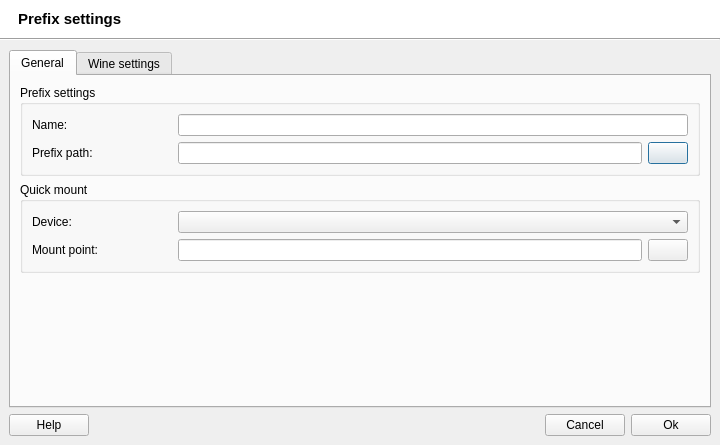
<ui version="4.0" >
 <class>PrefixSettings</class>
 <widget class="QDialog" name="PrefixSettings" >
  <property name="geometry" >
   <rect>
    <x>0</x>
    <y>0</y>
    <width>720</width>
    <height>445</height>
   </rect>
  </property>
  <property name="minimumSize" >
   <size>
    <width>340</width>
    <height>370</height>
   </size>
  </property>
  <property name="windowTitle" >
   <string>Prefix settings</string>
  </property>
  <layout class="QVBoxLayout" >
   <property name="spacing" >
    <number>0</number>
   </property>
   <property name="margin" >
    <number>0</number>
   </property>
   <item>
    <widget class="QWidget" native="1" name="widget_7" >
     <property name="palette" >
      <palette>
       <active>
        <colorrole role="Button" >
         <brush brushstyle="SolidPattern" >
          <color alpha="255" >
           <red>255</red>
           <green>255</green>
           <blue>255</blue>
          </color>
         </brush>
        </colorrole>
        <colorrole role="Midlight" >
         <brush brushstyle="SolidPattern" >
          <color alpha="255" >
           <red>255</red>
           <green>255</green>
           <blue>255</blue>
          </color>
         </brush>
        </colorrole>
        <colorrole role="Base" >
         <brush brushstyle="SolidPattern" >
          <color alpha="255" >
           <red>255</red>
           <green>255</green>
           <blue>255</blue>
          </color>
         </brush>
        </colorrole>
        <colorrole role="Window" >
         <brush brushstyle="SolidPattern" >
          <color alpha="255" >
           <red>255</red>
           <green>255</green>
           <blue>255</blue>
          </color>
         </brush>
        </colorrole>
       </active>
       <inactive>
        <colorrole role="Button" >
         <brush brushstyle="SolidPattern" >
          <color alpha="255" >
           <red>255</red>
           <green>255</green>
           <blue>255</blue>
          </color>
         </brush>
        </colorrole>
        <colorrole role="Midlight" >
         <brush brushstyle="SolidPattern" >
          <color alpha="255" >
           <red>255</red>
           <green>255</green>
           <blue>255</blue>
          </color>
         </brush>
        </colorrole>
        <colorrole role="Base" >
         <brush brushstyle="SolidPattern" >
          <color alpha="255" >
           <red>255</red>
           <green>255</green>
           <blue>255</blue>
          </color>
         </brush>
        </colorrole>
        <colorrole role="Window" >
         <brush brushstyle="SolidPattern" >
          <color alpha="255" >
           <red>255</red>
           <green>255</green>
           <blue>255</blue>
          </color>
         </brush>
        </colorrole>
       </inactive>
       <disabled>
        <colorrole role="Button" >
         <brush brushstyle="SolidPattern" >
          <color alpha="255" >
           <red>255</red>
           <green>255</green>
           <blue>255</blue>
          </color>
         </brush>
        </colorrole>
        <colorrole role="Midlight" >
         <brush brushstyle="SolidPattern" >
          <color alpha="255" >
           <red>255</red>
           <green>255</green>
           <blue>255</blue>
          </color>
         </brush>
        </colorrole>
        <colorrole role="Base" >
         <brush brushstyle="SolidPattern" >
          <color alpha="255" >
           <red>255</red>
           <green>255</green>
           <blue>255</blue>
          </color>
         </brush>
        </colorrole>
        <colorrole role="Window" >
         <brush brushstyle="SolidPattern" >
          <color alpha="255" >
           <red>255</red>
           <green>255</green>
           <blue>255</blue>
          </color>
         </brush>
        </colorrole>
       </disabled>
      </palette>
     </property>
     <property name="autoFillBackground" >
      <bool>true</bool>
     </property>
     <layout class="QHBoxLayout" >
      <property name="leftMargin" >
       <number>18</number>
      </property>
      <item>
       <widget class="QLabel" name="lblCaption" >
        <property name="font" >
         <font>
          <pointsize>11</pointsize>
          <weight>75</weight>
          <bold>true</bold>
         </font>
        </property>
        <property name="text" >
         <string>Prefix settings</string>
        </property>
       </widget>
      </item>
      <item>
       <spacer>
        <property name="orientation" >
         <enum>Qt::Horizontal</enum>
        </property>
        <property name="sizeHint" stdset="0" >
         <size>
          <width>40</width>
          <height>20</height>
         </size>
        </property>
       </spacer>
      </item>
      <item>
       <widget class="QLabel" name="lblLogo" >
        <property name="text" >
         <string/>
        </property>
        <property name="pixmap" >
         <pixmap resource="k4wine.qrc" >:/data/exec.png</pixmap>
        </property>
       </widget>
      </item>
     </layout>
    </widget>
   </item>
   <item>
    <widget class="Line" name="line" >
     <property name="orientation" >
      <enum>Qt::Horizontal</enum>
     </property>
    </widget>
   </item>
   <item>
    <widget class="QWidget" native="1" name="widget" >
     <layout class="QVBoxLayout" >
      <item>
       <widget class="QTabWidget" name="twbGeneral" >
        <property name="currentIndex" >
         <number>0</number>
        </property>
        <widget class="QWidget" name="tab_4" >
         <attribute name="title" >
          <string>General</string>
         </attribute>
         <layout class="QVBoxLayout" >
          <item>
           <widget class="QGroupBox" name="groupBox_5" >
            <property name="title" >
             <string>Prefix settings</string>
            </property>
            <layout class="QVBoxLayout" >
             <item>
              <widget class="QWidget" native="1" name="widget_15" >
               <layout class="QHBoxLayout" >
                <property name="margin" >
                 <number>0</number>
                </property>
                <item>
                 <widget class="QLabel" name="label_14" >
                  <property name="minimumSize" >
                   <size>
                    <width>140</width>
                    <height>0</height>
                   </size>
                  </property>
                  <property name="maximumSize" >
                   <size>
                    <width>140</width>
                    <height>16777215</height>
                   </size>
                  </property>
                  <property name="text" >
                   <string>Name:</string>
                  </property>
                 </widget>
                </item>
                <item>
                 <widget class="QLineEdit" name="txtPrefixName" />
                </item>
               </layout>
              </widget>
             </item>
             <item>
              <widget class="QWidget" native="1" name="widget_16" >
               <layout class="QHBoxLayout" >
                <property name="margin" >
                 <number>0</number>
                </property>
                <item>
                 <widget class="QLabel" name="label_15" >
                  <property name="minimumSize" >
                   <size>
                    <width>140</width>
                    <height>0</height>
                   </size>
                  </property>
                  <property name="maximumSize" >
                   <size>
                    <width>140</width>
                    <height>16777215</height>
                   </size>
                  </property>
                  <property name="text" >
                   <string>Prefix path:</string>
                  </property>
                 </widget>
                </item>
                <item>
                 <widget class="QLineEdit" name="txtPrefixPath" />
                </item>
                <item>
                 <widget class="QPushButton" name="cmdGetPrefixPath" >
                  <property name="text" >
                   <string/>
                  </property>
                  <property name="iconSize" >
                   <size>
                    <width>16</width>
                    <height>16</height>
                   </size>
                  </property>
                 </widget>
                </item>
               </layout>
              </widget>
             </item>
            </layout>
           </widget>
          </item>
          <item>
           <widget class="QGroupBox" name="groupBox_7" >
            <property name="title" >
             <string>Quick mount</string>
            </property>
            <layout class="QVBoxLayout" >
             <item>
              <widget class="QWidget" native="1" name="widget_17" >
               <layout class="QHBoxLayout" >
                <property name="margin" >
                 <number>0</number>
                </property>
                <item>
                 <widget class="QLabel" name="label_16" >
                  <property name="minimumSize" >
                   <size>
                    <width>140</width>
                    <height>0</height>
                   </size>
                  </property>
                  <property name="maximumSize" >
                   <size>
                    <width>140</width>
                    <height>16777215</height>
                   </size>
                  </property>
                  <property name="text" >
                   <string>Device:</string>
                  </property>
                 </widget>
                </item>
                <item>
                 <widget class="QComboBox" name="comboDeviceList" />
                </item>
               </layout>
              </widget>
             </item>
             <item>
              <widget class="QWidget" native="1" name="widget_18" >
               <layout class="QHBoxLayout" >
                <property name="margin" >
                 <number>0</number>
                </property>
                <item>
                 <widget class="QLabel" name="label_17" >
                  <property name="minimumSize" >
                   <size>
                    <width>140</width>
                    <height>0</height>
                   </size>
                  </property>
                  <property name="maximumSize" >
                   <size>
                    <width>140</width>
                    <height>16777215</height>
                   </size>
                  </property>
                  <property name="text" >
                   <string>Mount point:</string>
                  </property>
                 </widget>
                </item>
                <item>
                 <widget class="QLineEdit" name="txtMountPoint" />
                </item>
                <item>
                 <widget class="QPushButton" name="cmdGetMountPoint" >
                  <property name="text" >
                   <string/>
                  </property>
                  <property name="iconSize" >
                   <size>
                    <width>16</width>
                    <height>16</height>
                   </size>
                  </property>
                 </widget>
                </item>
               </layout>
              </widget>
             </item>
            </layout>
           </widget>
          </item>
          <item>
           <spacer>
            <property name="orientation" >
             <enum>Qt::Vertical</enum>
            </property>
            <property name="sizeHint" stdset="0" >
             <size>
              <width>680</width>
              <height>21</height>
             </size>
            </property>
           </spacer>
          </item>
         </layout>
        </widget>
        <widget class="QWidget" name="tab" >
         <attribute name="title" >
          <string>Wine settings</string>
         </attribute>
         <layout class="QVBoxLayout" >
          <item>
           <widget class="QGroupBox" name="groupBox" >
            <property name="title" >
             <string>Wine settings</string>
            </property>
            <layout class="QVBoxLayout" >
             <item>
              <widget class="QLabel" name="label_4" >
               <property name="text" >
                <string>If you wish to use different wine versions, you may wish set custom wine paths here.
Note: leave it blank for default.</string>
               </property>
               <property name="wordWrap" >
                <bool>true</bool>
               </property>
              </widget>
             </item>
             <item>
              <widget class="QWidget" native="1" name="widget_2" >
               <layout class="QHBoxLayout" >
                <property name="margin" >
                 <number>0</number>
                </property>
                <item>
                 <widget class="QLabel" name="label" >
                  <property name="minimumSize" >
                   <size>
                    <width>140</width>
                    <height>0</height>
                   </size>
                  </property>
                  <property name="maximumSize" >
                   <size>
                    <width>140</width>
                    <height>16777215</height>
                   </size>
                  </property>
                  <property name="text" >
                   <string>Bin:</string>
                  </property>
                 </widget>
                </item>
                <item>
                 <widget class="QLineEdit" name="txtWineBin" />
                </item>
                <item>
                 <widget class="QPushButton" name="cmdGetWineBin" >
                  <property name="text" >
                   <string/>
                  </property>
                  <property name="iconSize" >
                   <size>
                    <width>16</width>
                    <height>16</height>
                   </size>
                  </property>
                 </widget>
                </item>
               </layout>
              </widget>
             </item>
             <item>
              <widget class="QWidget" native="1" name="widget_4" >
               <layout class="QHBoxLayout" >
                <property name="margin" >
                 <number>0</number>
                </property>
                <item>
                 <widget class="QLabel" name="label_2" >
                  <property name="minimumSize" >
                   <size>
                    <width>140</width>
                    <height>0</height>
                   </size>
                  </property>
                  <property name="maximumSize" >
                   <size>
                    <width>140</width>
                    <height>16777215</height>
                   </size>
                  </property>
                  <property name="text" >
                   <string>Server:</string>
                  </property>
                 </widget>
                </item>
                <item>
                 <widget class="QLineEdit" name="txtWineServerBin" />
                </item>
                <item>
                 <widget class="QPushButton" name="cmdGetWineServerBin" >
                  <property name="text" >
                   <string/>
                  </property>
                  <property name="iconSize" >
                   <size>
                    <width>16</width>
                    <height>16</height>
                   </size>
                  </property>
                 </widget>
                </item>
               </layout>
              </widget>
             </item>
             <item>
              <widget class="QWidget" native="1" name="widget_10" >
               <layout class="QHBoxLayout" >
                <property name="margin" >
                 <number>0</number>
                </property>
                <item>
                 <widget class="QLabel" name="label_3" >
                  <property name="minimumSize" >
                   <size>
                    <width>140</width>
                    <height>0</height>
                   </size>
                  </property>
                  <property name="maximumSize" >
                   <size>
                    <width>140</width>
                    <height>16777215</height>
                   </size>
                  </property>
                  <property name="text" >
                   <string>Loader:</string>
                  </property>
                 </widget>
                </item>
                <item>
                 <widget class="QLineEdit" name="txtWineLoaderBin" />
                </item>
                <item>
                 <widget class="QPushButton" name="cmdGetWineLoaderBin" >
                  <property name="text" >
                   <string/>
                  </property>
                  <property name="iconSize" >
                   <size>
                    <width>16</width>
                    <height>16</height>
                   </size>
                  </property>
                 </widget>
                </item>
               </layout>
              </widget>
             </item>
             <item>
              <widget class="QWidget" native="1" name="widget_11" >
               <layout class="QHBoxLayout" >
                <property name="margin" >
                 <number>0</number>
                </property>
                <item>
                 <widget class="QLabel" name="label_11" >
                  <property name="minimumSize" >
                   <size>
                    <width>140</width>
                    <height>0</height>
                   </size>
                  </property>
                  <property name="maximumSize" >
                   <size>
                    <width>140</width>
                    <height>16777215</height>
                   </size>
                  </property>
                  <property name="text" >
                   <string>Libs:</string>
                  </property>
                 </widget>
                </item>
                <item>
                 <widget class="QLineEdit" name="txtWineLibs" />
                </item>
                <item>
                 <widget class="QPushButton" name="cmdGetWineLibs" >
                  <property name="text" >
                   <string/>
                  </property>
                  <property name="iconSize" >
                   <size>
                    <width>16</width>
                    <height>16</height>
                   </size>
                  </property>
                 </widget>
                </item>
               </layout>
              </widget>
             </item>
            </layout>
           </widget>
          </item>
          <item>
           <spacer>
            <property name="orientation" >
             <enum>Qt::Vertical</enum>
            </property>
            <property name="sizeHint" stdset="0" >
             <size>
              <width>680</width>
              <height>31</height>
             </size>
            </property>
           </spacer>
          </item>
         </layout>
        </widget>
       </widget>
      </item>
      <item>
       <layout class="QHBoxLayout" >
        <item>
         <widget class="QPushButton" name="cmdHelp" >
          <property name="text" >
           <string>Help</string>
          </property>
         </widget>
        </item>
        <item>
         <spacer>
          <property name="orientation" >
           <enum>Qt::Horizontal</enum>
          </property>
          <property name="sizeHint" stdset="0" >
           <size>
            <width>40</width>
            <height>20</height>
           </size>
          </property>
         </spacer>
        </item>
        <item>
         <widget class="QPushButton" name="cmdCancel" >
          <property name="text" >
           <string>Cancel</string>
          </property>
         </widget>
        </item>
        <item>
         <widget class="QPushButton" name="cmdOk" >
          <property name="text" >
           <string>Ok</string>
          </property>
         </widget>
        </item>
       </layout>
      </item>
     </layout>
    </widget>
   </item>
  </layout>
 </widget>
 <resources>
  <include location="k4wine.qrc" />
 </resources>
 <connections/>
</ui>
